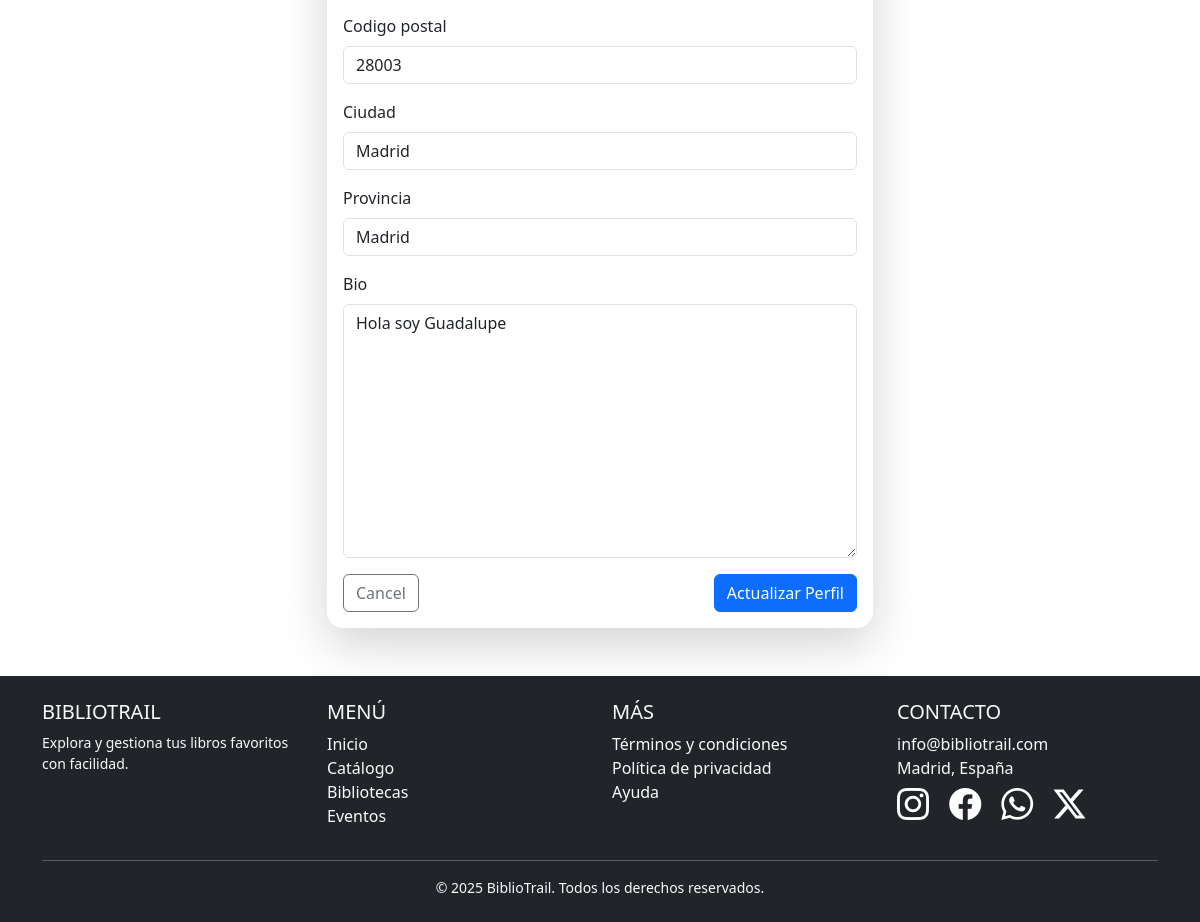
The app's page /autenticacion/editar_perfil/ (signed in, lower part), older data.
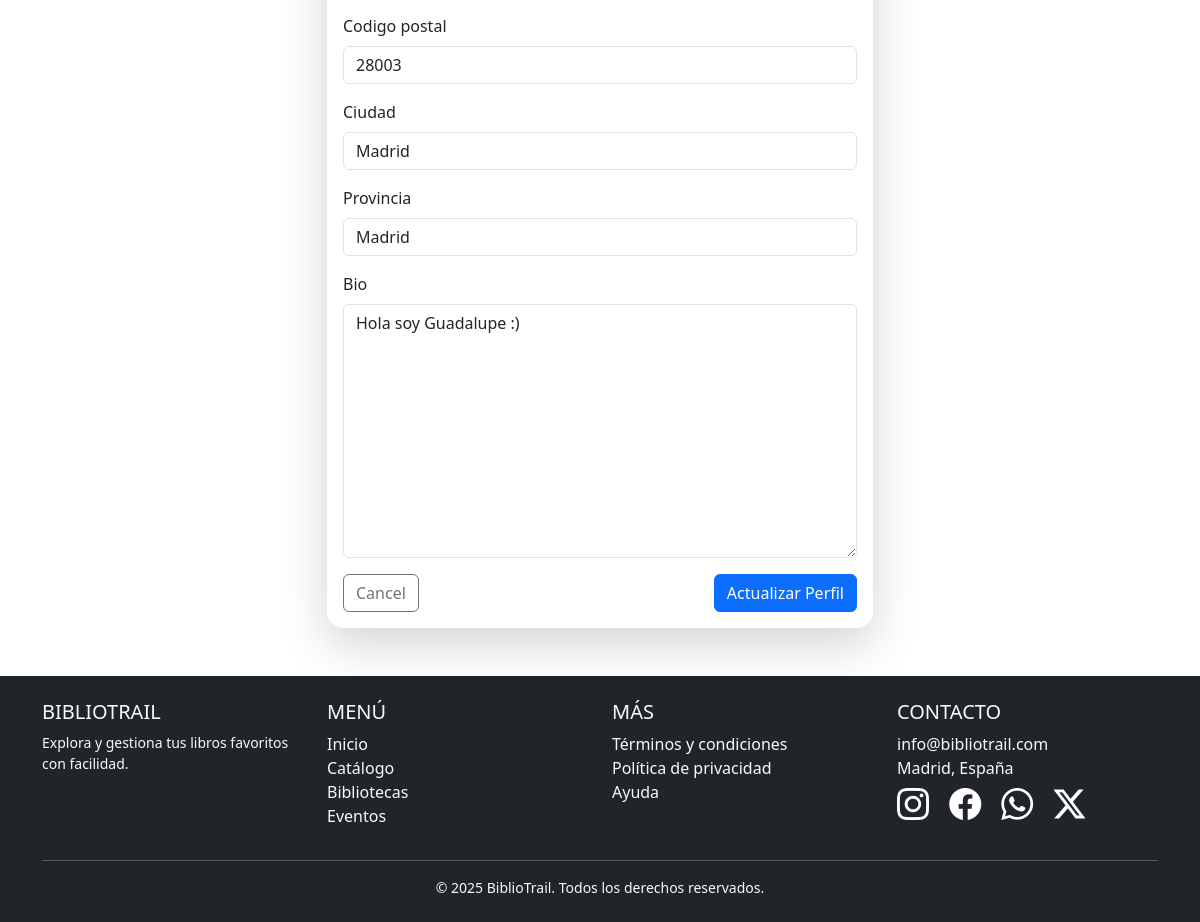
The same page, newer data.
### autenticacion/models.py (models this page shows, shortened)
class PerfilUsuario(models.Model):
    user = models.OneToOneField(User, on_delete=models.CASCADE, related_name="perfil")
    nombre = models.CharField(max_length=200, blank=True, null=True)
    apellido = models.CharField(max_length=200, blank=True, null=True)
    email = models.EmailField(max_length=500, blank=True, null=True)
    username = models.CharField(max_length=200, blank=True, null=True)
    dni = models.CharField(max_length=9, unique=True, blank=True, null=True, help_text="Ingrese su DNI")
    sexo = models.CharField(max_length=6, choices=[('M', 'Hombre'), ('F', 'Mujer')], blank=True, null=True)
    direccion = models.TextField(max_length=250, blank=True, null=True, help_text="Ingrese la dirección de su domicilio")
    codigo_postal = models.CharField(max_length=5, blank=True, null=True)
    ciudad = models.CharField(max_length=40, blank=True, null=True)
    provincia = models.CharField(max_length=40, blank=True, null=True)
    avatar = models.ImageField(null=True,blank=True , default="avatar.svg")
    bio = models.TextField(null=True)
    created = models.DateTimeField(auto_now_add=True)
    class Meta:
        ordering = ['created']
        verbose_name = "Perfil de usuario"
        verbose_name_plural = "Perfiles de usuarios"

### autenticacion/views.py (the view, shortened to what this page needs)
# urls.py: path('editar_perfil/', editarPerfil,name="editar_perfil"),
def editarPerfil(request):
    perfil = request.user.perfil  # Obtener el perfil del usuario
    form = PerfilForm(request.POST or None, request.FILES or None, instance=perfil)  # Manejo de archivos
    return render(request, "perfil/editar_perfil.html", {'form': form, 'perfil': perfil})

### autenticacion/forms.py
class PerfilForm(forms.ModelForm):
    class Meta:
        model = PerfilUsuario
        fields = ['avatar','username', 'email', 'nombre', 'apellido', 'dni', 'direccion', 'codigo_postal','ciudad','provincia','bio']
    def __init__(self, *args, **kwargs):
        super(PerfilForm, self).__init__(*args, **kwargs)
        for field in self.fields.values():
            field.widget.attrs['class'] = 'form-control'

### autenticacion/templates/perfil/editar_perfil.html (shortened to what this page needs)
{% extends "BibliotrailApp/base.html" %}
{% load static %}
{% block content %}
<main class="container my-5">
    <div class="row justify-content-center">
        <div class="col-md-8 col-lg-6">
            <div class="card shadow-lg border-0 rounded-4">
                <div class="card-body">
                    <form action="#" method="POST" enctype="multipart/form-data">
                        {% for field in form %}
                            <div class="mb-3">
                                <label for="{{ field.id_for_label }}" class="form-label">{{ field.label }}</label>
                                {{ field }}
                            </div>
                        {% endfor %}
                        <div class="d-flex justify-content-between">
                            <a href="{% url 'Inicio' %}" class="btn btn-outline-secondary">Cancel</a>
                            <button type="submit" class="btn btn-primary">Actualizar Perfil</button>
                        </div>
                    </form>
                </div>
            </div>
        </div>
    </div>
</main>
{% endblock %}

Row changes from the older to the newer data that the page shows:
changed PerfilUsuario "Madrid": bio "Hola soy Guadalupe" → "Hola soy Guadalupe :)"
